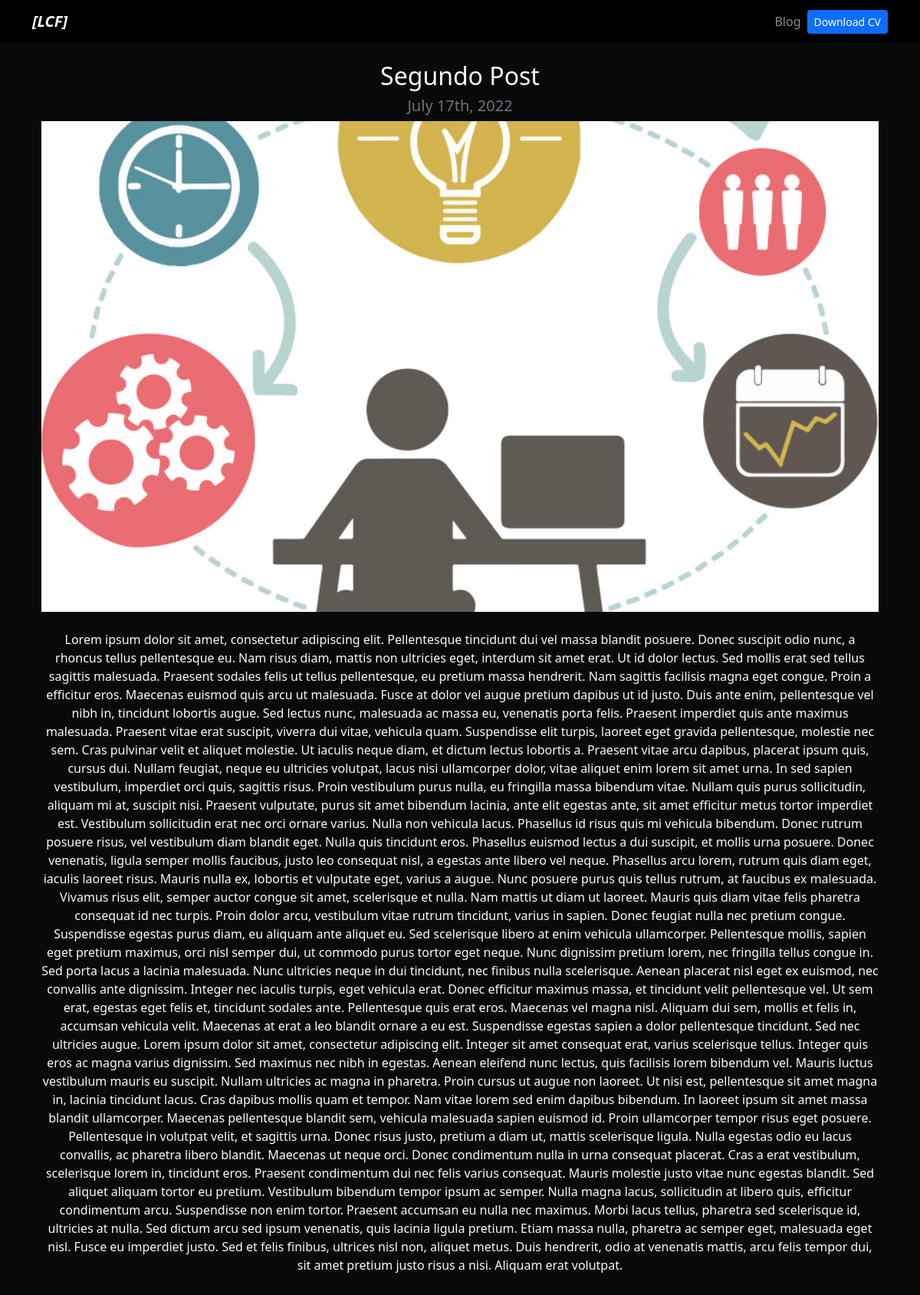
The app's page /blog/2, older data.
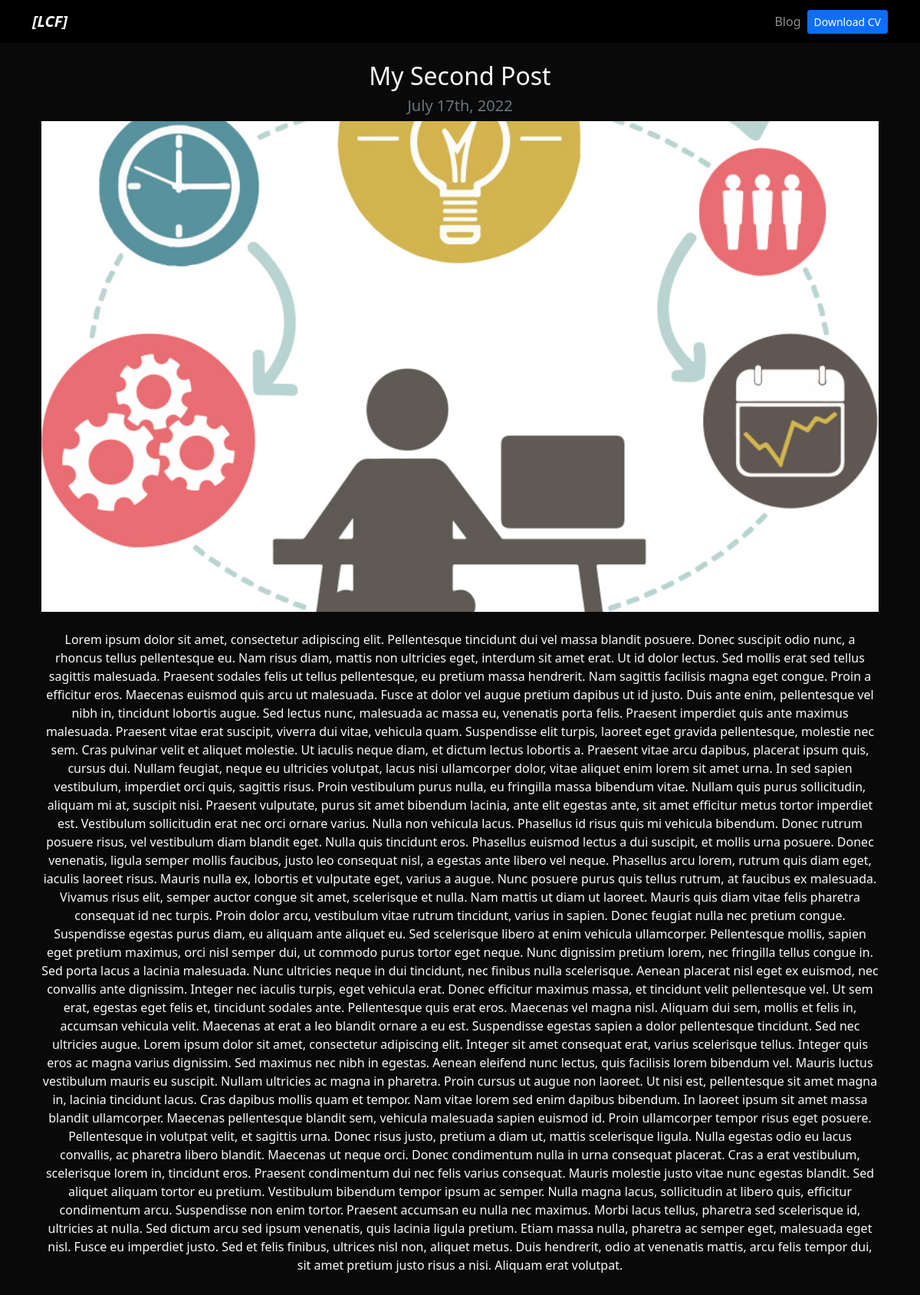
The same page, newer data.
### blog/models.py (models this page shows)
class Post(models.Model):
    title = models.CharField(max_length=100)
    description = models.TextField()
    image = models.ImageField(upload_to="blog/images")
    date = models.DateField(datetime.date.today)

### blog/views.py (the view)
# urls.py: path("<int:post_id>", post_detail, name="post_detail")
def post_detail(request, post_id):
    post = get_object_or_404(Post, pk=post_id)
    return render(request, "post_detail.html", {"post": post})

### blog/templates/post_detail.html
{% extends "layout.html" %}
{% block content %}
<div class="text-center">
    <h2>{{post.title}}</h2>
<h3 class="my-2 h5 text-muted">{{post.date|date:"F jS, Y"}}</h3>
<img src="{{post.image.url}}" alt="{{post.title}}" class="img-fluid img-post-detail">
<div class="my-4">
    <p>{{post.description|safe}}</p>
</div>
</div>
{% endblock %}

Row changes from the older to the newer data that the page shows:
changed Post: title "Segundo Post" → "My Second Post"
